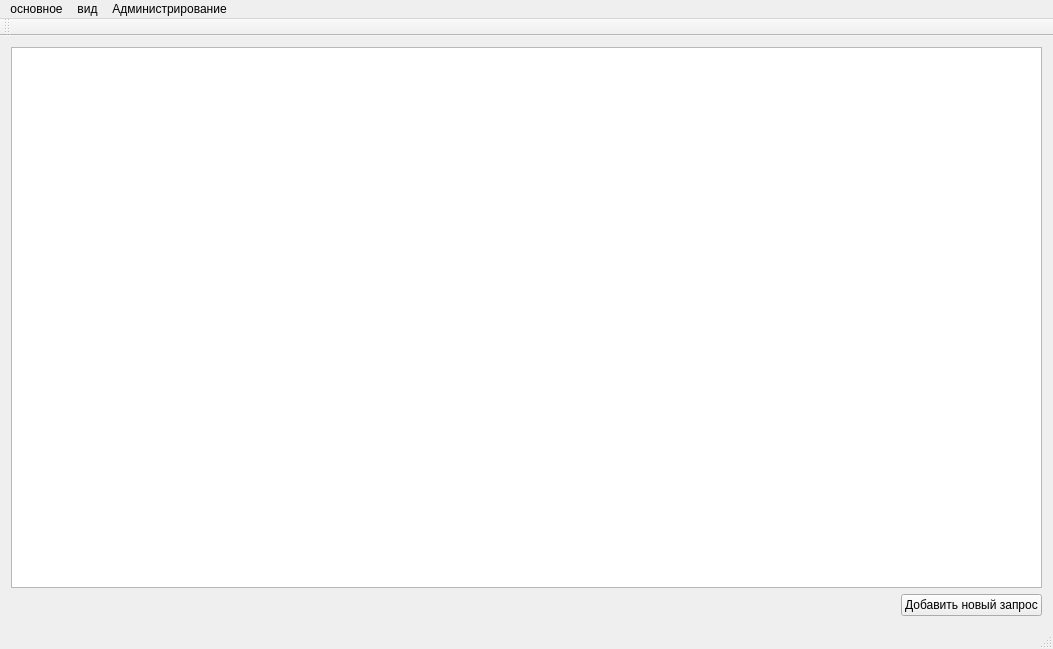
<?xml version="1.0" encoding="UTF-8"?>
<ui version="4.0">
 <class>MainWindow</class>
 <widget class="QMainWindow" name="MainWindow">
  <property name="geometry">
   <rect>
    <x>0</x>
    <y>0</y>
    <width>1053</width>
    <height>649</height>
   </rect>
  </property>
  <property name="windowTitle">
   <string>MainWindow</string>
  </property>
  <widget class="QWidget" name="centralWidget">
   <layout class="QGridLayout" name="gridLayout">
    <item row="1" column="0">
     <layout class="QHBoxLayout" name="horizontalLayout">
      <item>
       <spacer name="horizontalSpacer">
        <property name="orientation">
         <enum>Qt::Horizontal</enum>
        </property>
        <property name="sizeHint" stdset="0">
         <size>
          <width>40</width>
          <height>20</height>
         </size>
        </property>
       </spacer>
      </item>
      <item>
       <widget class="QPushButton" name="addRequestBtn">
        <property name="text">
         <string>Добавить новый запрос</string>
        </property>
       </widget>
      </item>
     </layout>
    </item>
    <item row="0" column="0">
     <widget class="QTableWidget" name="requestsTable"/>
    </item>
   </layout>
  </widget>
  <widget class="QMenuBar" name="menuBar">
   <property name="geometry">
    <rect>
     <x>0</x>
     <y>0</y>
     <width>1053</width>
     <height>26</height>
    </rect>
   </property>
   <widget class="QMenu" name="menu">
    <property name="title">
     <string>основное</string>
    </property>
    <addaction name="reloadAction"/>
    <addaction name="separator"/>
    <addaction name="leaveAction"/>
   </widget>
   <widget class="QMenu" name="menu_2">
    <property name="title">
     <string>вид</string>
    </property>
    <widget class="QMenu" name="menu_3">
     <property name="title">
      <string>отображение</string>
     </property>
     <widget class="QMenu" name="menu_4">
      <property name="title">
       <string>работы</string>
      </property>
      <addaction name="displayWorksAsBlock"/>
      <addaction name="displayWorksAsStrings"/>
     </widget>
     <addaction name="menu_4"/>
    </widget>
    <addaction name="menu_3"/>
   </widget>
   <widget class="QMenu" name="menu_5">
    <property name="title">
     <string>Администрирование</string>
    </property>
    <widget class="QMenu" name="menu_6">
     <property name="title">
      <string>запросы</string>
     </property>
     <addaction name="statusManager"/>
    </widget>
    <addaction name="menu_6"/>
   </widget>
   <addaction name="menu"/>
   <addaction name="menu_2"/>
   <addaction name="menu_5"/>
  </widget>
  <widget class="QToolBar" name="mainToolBar">
   <attribute name="toolBarArea">
    <enum>TopToolBarArea</enum>
   </attribute>
   <attribute name="toolBarBreak">
    <bool>false</bool>
   </attribute>
  </widget>
  <widget class="QStatusBar" name="statusBar"/>
  <action name="reloadAction">
   <property name="text">
    <string>обновить</string>
   </property>
   <property name="toolTip">
    <string>обновить</string>
   </property>
   <property name="statusTip">
    <string/>
   </property>
   <property name="whatsThis">
    <string/>
   </property>
   <property name="shortcut">
    <string>Shift+F5</string>
   </property>
  </action>
  <action name="leaveAction">
   <property name="text">
    <string>выход</string>
   </property>
  </action>
  <action name="displayWorksAsBlock">
   <property name="text">
    <string>блоки</string>
   </property>
  </action>
  <action name="displayWorksAsStrings">
   <property name="text">
    <string>строки</string>
   </property>
  </action>
  <action name="statusManager">
   <property name="text">
    <string>Статусы</string>
   </property>
  </action>
 </widget>
 <layoutdefault spacing="6" margin="11"/>
 <resources/>
 <connections/>
</ui>
